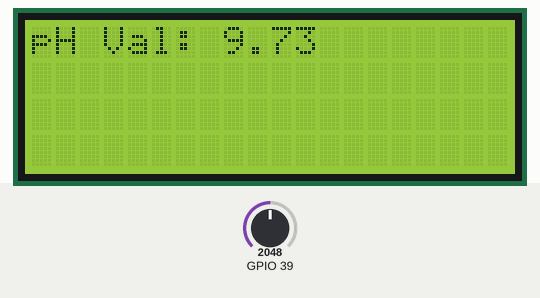
This sketch was run on a simulated ESP32. Shown: 20×4 character LCD. The test bench sets the inputs (shaded band); at power-on: GPIO 39 = 2048. What the sketch prints to the serial monitor is not drawn.

Above: at 3.3 s.
3.4 s: GPIO 39 set to 2866
At 4.9 s:
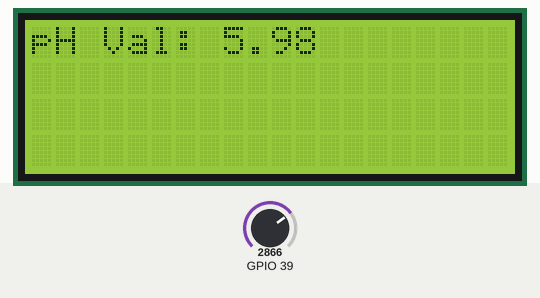
5.2 s: GPIO 39 set to 3603
At 6.8 s:
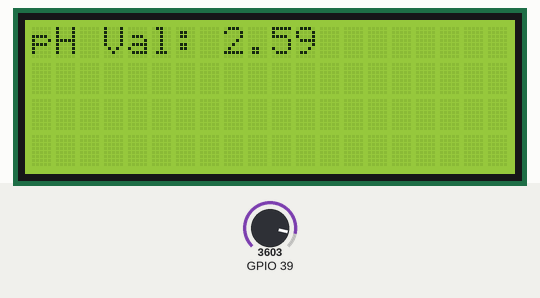
7.8 s: GPIO 39 set to 4095
At 9.7 s:
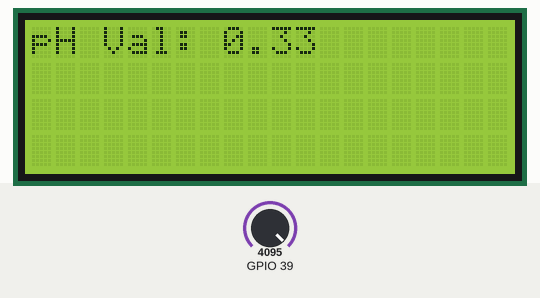
Timing chart, 0 to 11.2 s (numbered marks = the images above; inputs shaded):
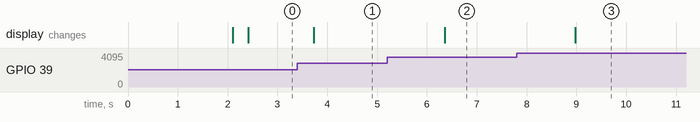

Measured:
- after the input at 3.4 s, the display: changes after 0.33 s (image 1)
- after the input at 5.2 s, the display: changes after 1.2 s (image 2)
- after the input at 7.8 s, the display: changes after 1.2 s (image 3)

The sketch:

pH_Sensor_.ino
```cpp
#include <Wire.h>
#include <LiquidCrystal_I2C.h>
LiquidCrystal_I2C lcd(0x27, 20, 4);
float calibration_value = 21.34 - 2.2;
int phval = 0;
unsigned long int avgval;
int buffer_arr[10], temp;
void setup() {
  Serial.begin(9600);
  lcd.init();
  lcd.backlight();
  lcd.setCursor(0, 0);
  lcd.print("   Welcome to      ");
  lcd.setCursor(0, 1);
  lcd.print(" Circuit Digest    ");
  delay(2000);
  lcd.clear();
}
void loop() {
  for (int i = 0; i < 10; i++) {
    buffer_arr[i] = (analogRead(39));
    delay(30);
  }
  for (int i = 0; i < 9; i++) {
    for (int j = i + 1; j < 10; j++) {
      if (buffer_arr[i] > buffer_arr[j]) {
        temp = buffer_arr[i];
        buffer_arr[i] = buffer_arr[j];
        buffer_arr[j] = temp;
      }
    }
  }
  avgval = 0;
  for (int i = 2; i < 8; i++)
    avgval += buffer_arr[i];
  float volt = (float)avgval * 3.3 / 4095.0 / 6;
  float ph_act = -5.70 * volt + calibration_value;
  lcd.setCursor(0, 0);
  lcd.print("pH Val:");
  lcd.setCursor(8, 0);
  lcd.print(ph_act);
  Serial.println(ph_act);
  delay(1000);

}
```
